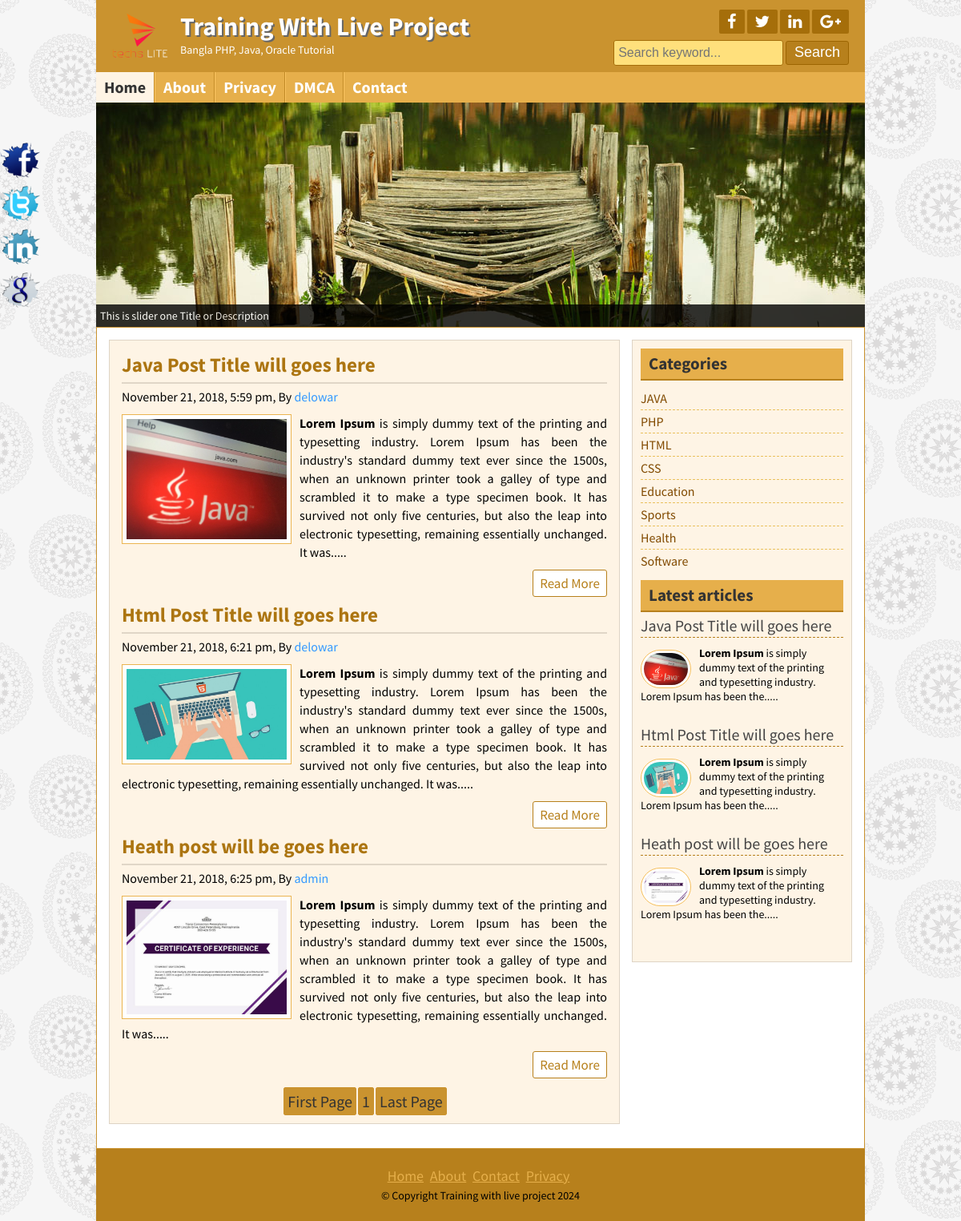
The page / on the database its author committed.
### tables this page shows
CREATE TABLE `title_slogan` (
  `id` int(11) NOT NULL,
  `title` varchar(255) NOT NULL,
  `slogan` varchar(255) NOT NULL,
  `logo` varchar(255) NOT NULL
);

CREATE TABLE `tbl_social` (
  `id` int(11) NOT NULL,
  `fb` varchar(255) NOT NULL,
  `tw` varchar(255) NOT NULL,
  `ln` varchar(255) NOT NULL,
  `gp` varchar(255) NOT NULL
);

CREATE TABLE `tbl_page` (
  `id` int(11) NOT NULL,
  `name` varchar(255) NOT NULL,
  `body` text NOT NULL
);

CREATE TABLE `tbl_post` (
  `id` int(11) NOT NULL,
  `cat` int(11) NOT NULL,
  `title` varchar(255) NOT NULL,
  `body` text NOT NULL,
  `image` varchar(255) NOT NULL,
  `author` varchar(50) NOT NULL,
  `tags` varchar(255) NOT NULL,
  `date` timestamp NOT NULL DEFAULT CURRENT_TIMESTAMP
);

CREATE TABLE `tbl_category` (
  `id` int(11) NOT NULL,
  `name` varchar(50) NOT NULL
);

CREATE TABLE `tbl_footer` (
  `id` int(11) NOT NULL,
  `note` varchar(255) NOT NULL
);

### lib/Database.php (called while the page is built, shortened)
<?php
Class Database{
	public $host   = DB_HOST;
	public $user   = DB_USER;
	public $pass   = DB_PASS;
	public $dbname = DB_NAME;
	public $link;
	private function connectDB(){
	$this->link = new mysqli($this->host, $this->user, $this->pass, $this->dbname);
 }
	public function select($query){
		$result = $this->link->query($query) or die($this->link->error.__LINE__);
		if($result->num_rows > 0){
			return $result;
		} else {
			return false;
		}
	}
}

### helpers/Format.php (called while the page is built, shortened)
<?php
	class Format{
		public function formatDate($date){
			return date('F j, Y, g:i a', strtotime($date));
		}
		public function textShorten($text, $limit = 400){
			$text = $text." ";
			$text = substr($text, 0, $limit);
			$text = substr($text, 0, strrpos($text, ' '));
			$text = $text.".....";
			return $text;
		}
	}
?>

### index.php (the view)
<?php include 'inc/header.php'; ?>
<?php include 'inc/slider.php'; ?>
	<div class="contentsection contemplete clear">
		<div class="maincontent clear">
		<?php
			$per_page = 3;
			if(isset($_GET['page'])){
				$page = $_GET['page'];
			}else{
				$page = 1;
			}
			$start_form = ($page-1) * $per_page;
		?>
		<?php
			$query = "SELECT * FROM tbl_post LIMIT $start_form, $per_page";
			$post = $db->select($query);
			if($post){
				while($result = $post->fetch_assoc()){
		?>
			<div class="samepost clear">
				<h2><a href="post.php?id=<?php echo $result['id']; ?>"><?php echo $result['title']; ?></a></h2>
				<h4><?php echo $fm->formatDate($result['date']); ?>, By <a href="#"><?php echo $result['author']; ?></a></h4>
				 <a href="#"><img src="admin/<?php echo $result['image']; ?>" alt="post image"/></a>
				<?php echo $fm->textShorten($result['body']); ?>
				<div class="readmore clear">
					<a href="post.php?id=<?php echo $result['id']; ?>">Read More</a>
				</div>
			</div>
		<?php
				}
		?>
		<?php
			$query = "SELECT * FROM tbl_post";
			$result = $db->select($query);
			$total_rows = mysqli_num_rows($result);
			$total_pages = ceil($total_rows / $per_page);
			echo "<span class='pagination'><a href='index.php?page=1'>First Page</a>";
			for($i = 1; $i <= $total_pages; $i++){
				echo "<a href='index.php?page=$i'>$i</a>";
			}
			echo "<a href='index.php?page=$total_pages'>Last Page</a></span>";
		?>
		<?php
			}else{
				header("Location:404.php");
			}
		?>
		</div>
<?php include 'inc/sidebar.php'; ?>
<?php include 'inc/footer.php'; ?>

### inc/header.php (shortened to what this page needs)
<?php include 'lib/Database.php'; ?>
<?php include 'helpers/Format.php'; ?>
<?php
	$db = new Database();
	$fm = new Format();
?>
<!DOCTYPE html>
<html>
<head>
	<link rel="stylesheet" href="font-awesome-4.5.0/css/font-awesome.css">
	<link rel="stylesheet" href="css/nivo-slider.css" type="text/css" media="screen" />
	<link rel="stylesheet" href="style.css">
</head>
<body>
	<div class="headersection templete clear">
		<a href="index.php">
			<?php
					$query = "SELECT * FROM title_slogan WHERE id = '1' ";
					$blog_title = $db->select($query);
					if($blog_title){
						while($result = $blog_title->fetch_assoc()){
			?>
			<div class="logo">
				<img src="admin/<?php echo $result['logo']; ?>" alt="Logo"/>
				<h2><?php echo $result['title']; ?></h2>
				<p><?php echo $result['slogan']; ?></p>
			</div>
			<?php
					}
				}
			?>
		</a>
		<div class="social clear">
			<div class="icon clear">
				<?php
					$query = "SELECT * FROM tbl_social WHERE id = '1' ";
					$data = $db->select($query);
					if($data){
						while($result = $data->fetch_assoc()){
				?>
				<a href="<?php echo $result['fb']; ?>" target="_blank"><i class="fa fa-facebook"></i></a>
				<a href="<?php echo $result['tw']; ?>" target="_blank"><i class="fa fa-twitter"></i></a>
				<a href="<?php echo $result['ln']; ?>" target="_blank"><i class="fa fa-linkedin"></i></a>
				<a href="<?php echo $result['gp']; ?>" target="_blank"><i class="fa fa-google-plus"></i></a>
				<?php
						}
					}
				?>
			</div>
			<div class="searchbtn clear">
			<form action="search.php" method="get">
				<input type="text" name="search" placeholder="Search keyword..."/>
				<input type="submit" name="submit" value="Search"/>
			</form>
			</div>
		</div>
	</div>
<div class="navsection templete">
	<?php
		$path = $_SERVER['SCRIPT_FILENAME'];
		$currentpage = basename($path, '.php');
	?>
	<ul>
		<li><a <?php if($currentpage  == 'index'){ echo "id='active'"; }; ?> href="index.php">Home</a></li>
		<?php
			$query = "SELECT * FROM tbl_page";
			$pages = $db->select($query);
			if($pages){
				while($result = $pages->fetch_assoc()){
		?>
		<li><a  <?php if(isset($_GET['pageid']) && $_GET['pageid'] == $result['id'] ){ echo "id='active'"; } ?> href="page.php?pageid=<?php echo $result['id']; ?>"><?php echo $result['name']; ?></a>
		<?php
				}
			}
		?>
		<li><a  <?php if($currentpage  == 'contact'){ echo "id='active'"; }; ?> href="contact.php">Contact</a></li>
	</ul>
</div>

### inc/slider.php (shortened to what this page needs)
<div class="slidersection templete clear">
        <div id="slider">
            <a href="#"><img src="images/slideshow/01.jpg" alt="nature 1" title="This is slider one Title or Description" /></a>
        </div>
</div>

### inc/sidebar.php
<div class="sidebar clear">
	<div class="samesidebar clear">
		<h2>Categories</h2>
			<ul>
			<?php
				$query = "SELECT * FROM tbl_category";
				$category = $db->select($query);
				if($category){
					while($result = $category->fetch_assoc()){
			?>
				<li><a href="posts.php?category=<?php echo $result['id']; ?>"><?php echo $result['name']; ?></a></li>
			<?php
					}
				}else{
			?>
				<li>No Category Created</li>
			<?php
				}
			?>
			</ul>
	</div>
	<div class="samesidebar clear">
		<h2>Latest articles</h2>
			<?php
				$query = "SELECT * FROM tbl_post LIMIT 5";
				$post = $db->select($query);
				if($post){
					while($result = $post->fetch_assoc()){
			?>
			<div class="popular clear">
				<h3><a href="post.php?id=<?php echo $result['id']; ?>"><?php echo $result['title']; ?></a></h3>
				<a href="post.php?id=<?php echo $result['id']; ?>"><img src="admin/<?php echo $result['image']; ?>" alt="post image"/></a>
				<?php echo $fm->textShorten($result['body'], 125); ?>
			</div>
			<?php
					}
				}else{
						header("Location: 404.php");
					}
			?>
	</div>
</div>

### inc/footer.php (shortened to what this page needs)
</div>
	<div class="footersection templete clear">
	  <div class="footermenu clear">
		<ul>
			<li><a href="#">Home</a></li>
			<li><a href="#">About</a></li>
			<li><a href="#">Contact</a></li>
			<li><a href="#">Privacy</a></li>
		</ul>
	  </div>
		<?php
			$query = "SELECT * FROM tbl_footer WHERE id = '1' ";
			$data = $db->select($query);
			if($data){
				while($result = $data->fetch_assoc()){
		?>
	  <p>&copy; <?php echo $result['note']; ?> <?php echo date('Y'); ?></p>
		<?php
				}
			}
		?>
	</div>
	<div class="fixedicon clear">
		<?php
			$query = "SELECT * FROM tbl_social WHERE id = '1' ";
			$data = $db->select($query);
			if($data){
				while($result = $data->fetch_assoc()){
		?>
		<a href="<?php echo $result['fb']; ?>" target="_blank"><img src="images/fb.png" alt="Facebook"/></a>
		<a href="<?php echo $result['tw']; ?>" target="_blank"><img src="images/tw.png" alt="Twitter"/></a>
		<a href="<?php echo $result['ln']; ?>" target="_blank"><img src="images/in.png" alt="LinkedIn"/></a>
		<a href="<?php echo $result['gp']; ?>" target="_blank"><img src="images/gl.png" alt="GooglePlus"/></a>
		<?php
				}
			}
		?>
	</div>
</body>
</html>

### css/nivo-slider.css (style rules this page uses)
.nivoSlider { position:relative; }
.nivoSlider a.nivo-imageLink { position:absolute; top:0px; left:0px; width:100%; height:100%; border:0; padding:0; margin:0; z-index:60; display:none; }

### rows shown on the page
title_slogan: logo (picture), title "Training With Live Project", slogan "Bangla PHP, Java, Oracle Tutorial"
tbl_page: name "About"
tbl_page: name "Privacy"
tbl_page: name "DMCA"
tbl_post: title "Java Post Title will goes here", date "November 21, 2018, 5:59 pm", author "delowar", image (picture), body "Lorem Ipsum is simply dummy text of the printing and typesetting industry. Lorem Ipsum has been the industry's standard dummy text ever since the 1500s, when an unknown printer took a galley of type and scrambled it to make a type specimen book. It has survived not only five centuries, but also the leap into electronic typesetting, remaining essentially unchanged. It was.....", body "Lorem Ipsum is simply dummy text of the printing and typesetting industry. Lorem Ipsum has been the....."
tbl_post: title "Html Post Title will goes here", date "November 21, 2018, 6:21 pm", author "delowar", image (picture), body "Lorem Ipsum is simply dummy text of the printing and typesetting industry. Lorem Ipsum has been the industry's standard dummy text ever since the 1500s, when an unknown printer took a galley of type and scrambled it to make a type specimen book. It has survived not only five centuries, but also the leap into electronic typesetting, remaining essentially unchanged. It was.....", body "Lorem Ipsum is simply dummy text of the printing and typesetting industry. Lorem Ipsum has been the....."
tbl_post: title "Heath post will be goes here", date "November 21, 2018, 6:25 pm", author "admin", image (picture), body "Lorem Ipsum is simply dummy text of the printing and typesetting industry. Lorem Ipsum has been the industry's standard dummy text ever since the 1500s, when an unknown printer took a galley of type and scrambled it to make a type specimen book. It has survived not only five centuries, but also the leap into electronic typesetting, remaining essentially unchanged. It was.....", body "Lorem Ipsum is simply dummy text of the printing and typesetting industry. Lorem Ipsum has been the....."
tbl_category: name "JAVA"
tbl_category: name "PHP"
tbl_category: name "HTML"
tbl_category: name "CSS"
tbl_category: name "Education"
tbl_category: name "Sports"
tbl_category: name "Health"
tbl_category: name "Software"
tbl_footer: note "Copyright Training with live project"
